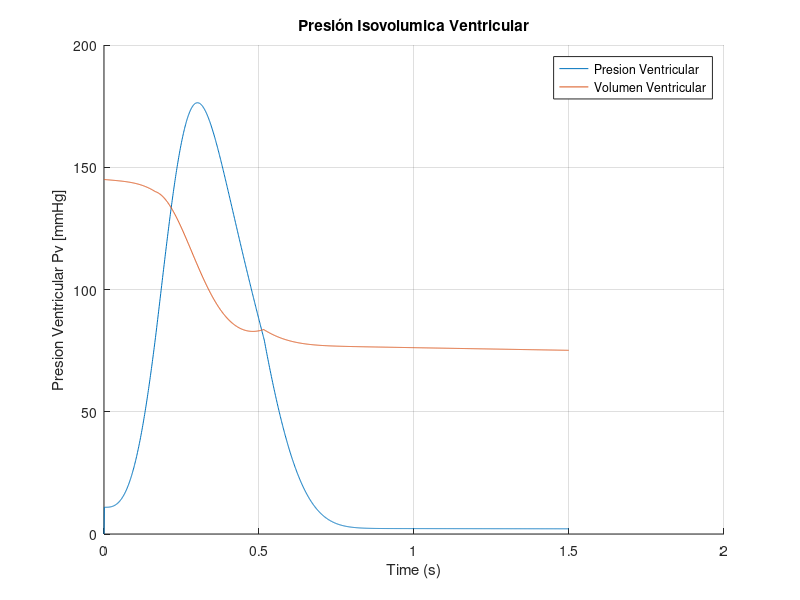
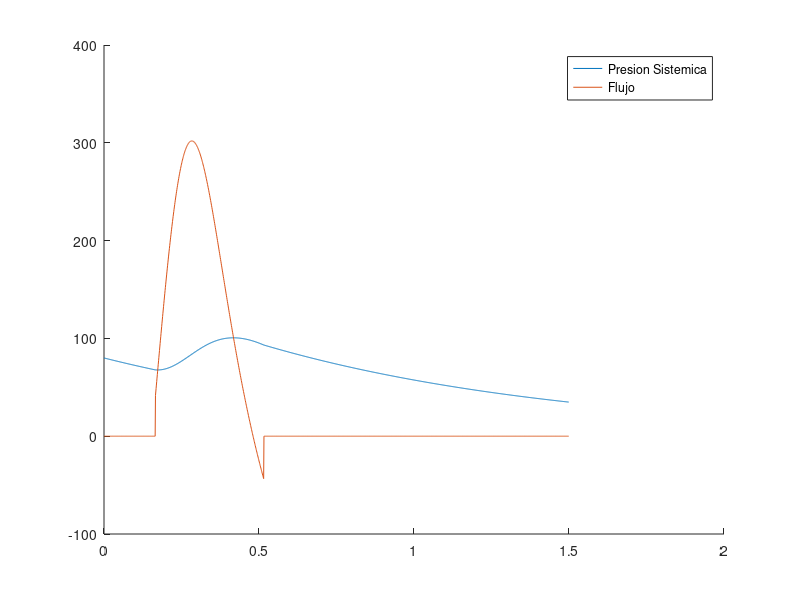

MATLAB code for these plots, in order:
clc, clear, close all;
delt = 0.001;

% VITACORA DE AVANCE
% 1.1 Se determino la resistencia sistemica y se determino la ecuación para
% determinar la variación del volumen ventricular en función a la
% resistencia sistemica

% 1.2 Se considero un modelo rectificador con 2 fuentes de presión para el
% modelado de la ventricula y el flujo sistemico, definiendo la presión
% sistemica como la presión diastolica y la cual se definio de forma
% condicional

% 1.3 Se definio el modelo circuito, siendo necesario agregar su equivalente
% en la simulación mediante el empleo del filtro RC para hacer uso de su
% ecuación de diferencias.

% 2. Para repetir los latidos por segundo es necesario agregar un bucle
% for adicional al código de manera que dentro de este también se pueda
% modificar el volumen inicial para obtener diferentes salidas o
% resultados.


% 4. Para definir un 
a = 7e-4;
b = 20;
c = 2.5;
d = 80;
tc = 0.264;
tp = 0.371;
tr = 0.299;
tb = 0.258;
alpha = 2.88;
Vv0 = 145; % Volumen Inicial (por defecto de 150)

denom = ((1.-exp(-(tp/tc)^alpha))*exp(-((tp-tb)/tr)^alpha));
t(1) = 0;
Vv(1) = Vv0; % Vv Volumen ventricular
edp = a*((Vv0 -b))^2;
pdp = c*Vv0 -d ;
pp = pdp/denom;
t1 = 0;
t2 = 0;
e1 = exp(-(t1/tc)^alpha);
e2 = exp(-(t2/tr)^alpha);
pv0 = edp + pp*((1.-e1)*e2);

% Calculo del flujo
pd = 84; % presion diastolica
part(1) = 0; % presión arterial

% Parámetros para simular la presión sistemica
psa(1) = 80; % Presión Sistemica (Psa)
flujo1(1) = 0;

rsa = 1;
csa = 1;
ra = 0.3;
for j = 2: 1500
    pv(j) = edp + pp*((1. - e1)*e2); % Presión actual o ventricular
    t(j) = t(j - 1) + delt;
    % Se modifica el volumen ventricular (Vv) en función al flujo de salida
    % el cual se define como Flujo = Presion/Rsistemica;
    Vv(j) = Vv(j - 1) - pv(j)/1*delt; 
    edp = a*((Vv(j) - b))^2;
    pdp = c*Vv(j) - d;
    pp = pdp/denom;
    t1 = t(j);
    
    % Calculo del flujo
%     if (pv(j) > pd)
%         flujo(j) = (pv(j)-pd)/1;
%         % Actualizando el volumen en función del flujo
%         Vv(j) = Vv(j-1) - flujo(j)*delt;
%         part(j) = pd + flujo(j)*1*delt;
%     else
%         flujo(j) = 0;
%         part(j) = 0;
%     end
    
    % Agregando la presión arterial se tiene

    t2 = t(j) - tb;
    if(t2 < 0)
        t2 = 0;
    end
    
    % Presión sistemica (Psa)
    if (psa(1) > pv(j))
        psa(j) = psa(j - 1)/(1 + delt/(rsa*csa));
        flujo1(j) = 0;
    else
        psa(j) = (pv(j) + csa*ra*psa(j-1)/(delt))*delt*rsa/(csa*ra*rsa + delt*(ra + rsa));
        flujo1(j) = (pv(j) - psa(j))/ra;
        Vv(j) = Vv(j-1) - flujo1(j)*delt;
    end
    
    e1 = exp(-(t1/tc)^alpha);
    e2 = exp(-(t2/tr)^alpha);
    
end
figure('Position', [250, 125, 800, 600]);
hold on
plot(t, pv, 'DisplayName', 'Presion Ventricular');
plot(t, Vv, 'DisplayName', 'Volumen Ventricular');
% plot(t, flujo, 'DisplayName', 'Flujo');
% plot(t, part, 'DisplayName', 'Presión Arterial');
grid on
hold off

legend('show');
legend('Location', 'best');
title("Presión Isovolumica Ventricular");
xlabel("Time (s)");
ylabel("Presion Ventricular Pv [mmHg]");

figure;
hold on
plot(t, psa, 'DisplayName', 'Presion Sistemica');
plot(t, flujo1, 'DisplayName', 'Flujo');
legend('show');
legend('Location', 'best');
